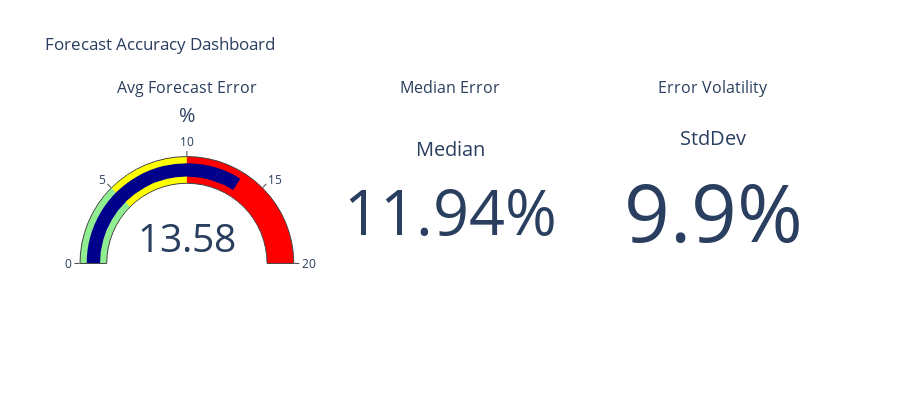

Write notebook code for a chart like this one.
### Markdown cell above
### Forecast Accuracy Metrics

### Code cell
forecast_accuracy_metrics_query = """
    SELECT 
    AVG(forecast_error_pct) as avg_error_pct,
    STDDEV(forecast_error_pct) as stddev_error_pct,
    PERCENTILE_CONT(0.5) WITHIN GROUP (ORDER BY forecast_error_pct) as median_error_pct
    FROM gold.analytics_transaction_volume_forecast
    WHERE actual_count IS NOT NULL
"""

forecast_accuracy_metrics_df = fetch_data(forecast_accuracy_metrics_query)

fig = make_subplots(
    rows=1, cols=3,
    specs=[[{"type": "indicator"}, {
        "type": "indicator"}, {"type": "indicator"}]],
    subplot_titles=("Avg Forecast Error",
                    "Median Error", "Error Volatility")
)

fig.add_trace(
    go.Indicator(
        mode="gauge+number",
        value=forecast_accuracy_metrics_df['avg_error_pct'].iloc[0],
        title={'text': "%"},
        gauge={
            'axis': {'range': [0, 20]},
            'bar': {'color': "darkblue"},
            'steps': [
                {'range': [0, 5], 'color': "lightgreen"},
                {'range': [5, 10], 'color': "yellow"},
                {'range': [10, 20], 'color': "red"}
            ]
        }
    ),
    row=1, col=1
)

fig.add_trace(
    go.Indicator(
        mode="number",
        value=forecast_accuracy_metrics_df['median_error_pct'].iloc[0],
        number={'suffix': "%"},
        title={'text': "Median"}
    ),
    row=1, col=2
)

fig.add_trace(
    go.Indicator(
        mode="number",
        value=forecast_accuracy_metrics_df['stddev_error_pct'].iloc[0],
        number={'suffix': "%"},
        title={'text': "StdDev"}
    ),
    row=1, col=3
)

fig.update_layout(
    title_text="Forecast Accuracy Dashboard",
    height=400
)

fig.show()

### Figure 1 — Plotly figure (JSON) as saved in the notebook; plotly's stock layout.template omitted (floating-point values rounded to 4 significant figures)
{"data": [{"domain": {"x": [0, 0.2889], "y": [0, 1]}, "gauge": {"axis": {"range": [0, 20]}, "bar": {"color": "darkblue"}, "steps": [{"color": "lightgreen", "range": [0, 5]}, {"color": "yellow", "range": [5, 10]}, {"color": "red", "range": [10, 20]}]}, "mode": "gauge+number", "title": {"text": "%"}, "type": "indicator", "value": 13.58}, {"domain": {"x": [0.3556, 0.6444], "y": [0, 1]}, "mode": "number", "number": {"suffix": "%"}, "title": {"text": "Median"}, "type": "indicator", "value": 11.94}, {"domain": {"x": [0.7111, 1], "y": [0, 1]}, "mode": "number", "number": {"suffix": "%"}, "title": {"text": "StdDev"}, "type": "indicator", "value": 9.897}], "layout": {"annotations": [{"font": {"size": 16}, "showarrow": false, "text": "Avg Forecast Error", "x": 0.1444, "xanchor": "center", "xref": "paper", "y": 1, "yanchor": "bottom", "yref": "paper"}, {"font": {"size": 16}, "showarrow": false, "text": "Median Error", "x": 0.5, "xanchor": "center", "xref": "paper", "y": 1, "yanchor": "bottom", "yref": "paper"}, {"font": {"size": 16}, "showarrow": false, "text": "Error Volatility", "x": 0.8556, "xanchor": "center", "xref": "paper", "y": 1, "yanchor": "bottom", "yref": "paper"}], "height": 400, "title": {"text": "Forecast Accuracy Dashboard"}}}
